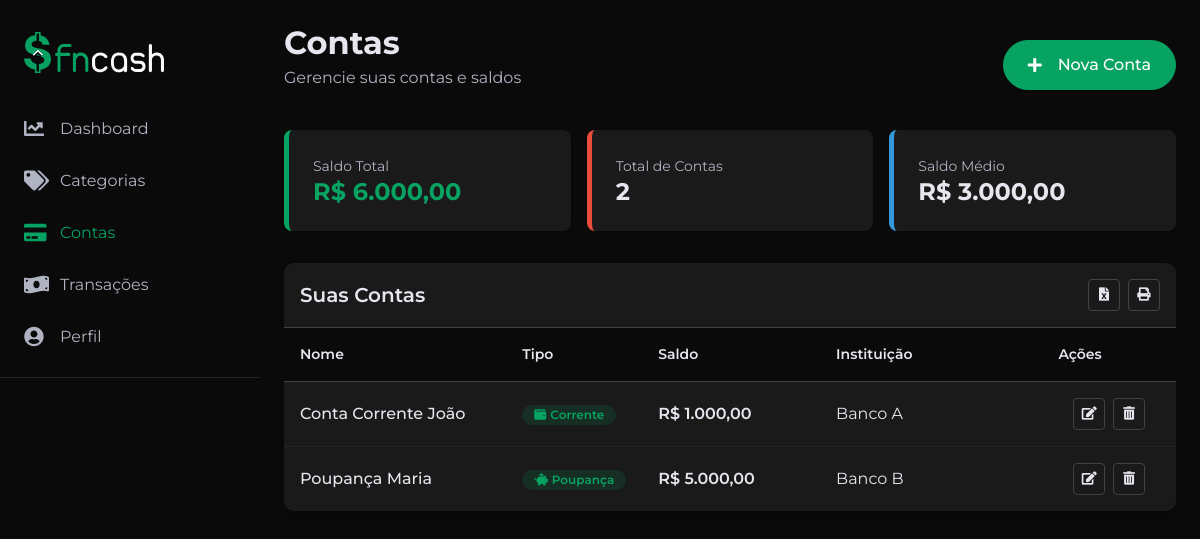
The app's page /pages/contas.php (signed in), older data.
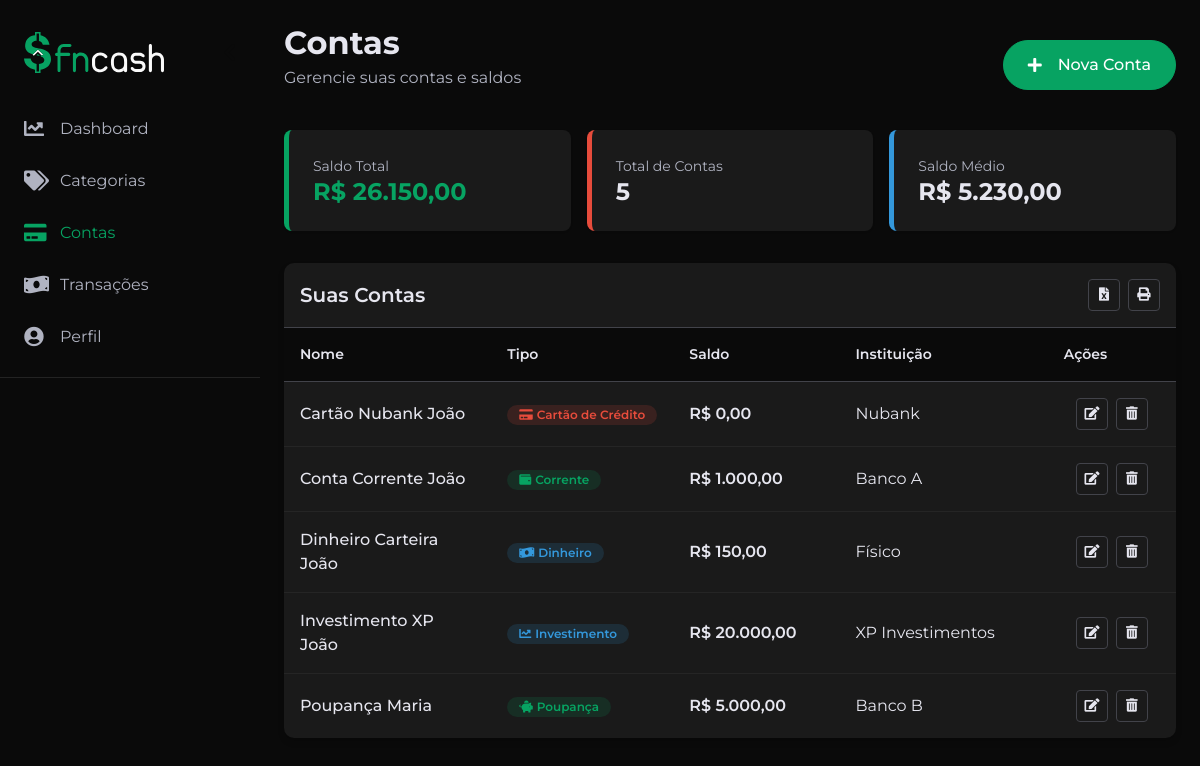
The same page, newer data.
### tables this page shows
CREATE TABLE CONTA (
    ID_Conta INT AUTO_INCREMENT PRIMARY KEY,
    Nome VARCHAR(100) NOT NULL,
    Tipo ENUM('Corrente', 'Poupança', 'Cartão de Crédito', 'Investimento', 'Dinheiro', 'Outros') NOT NULL,
    Saldo DECIMAL(15 , 2 ) NOT NULL DEFAULT 0.00,
    Instituicao VARCHAR(100) NOT NULL,
    DataCriacao DATE NOT NULL,
    ID_Usuario INT NOT NULL,
    CONSTRAINT FK_Conta_Usuario FOREIGN KEY (ID_Usuario)
        REFERENCES USUARIO (ID_Usuario)
        ON DELETE CASCADE
);

### pages/contas/funcoes.php (called while the page is built, shortened)
<?php
require_once dirname(__FILE__, 3) . "/conexao.php";
function obterContas() {
    global $conn;
    $idUsuario = $_SESSION['id_usuario'];
    $sql = "SELECT * FROM CONTA WHERE ID_Usuario = ? ORDER BY Nome ASC";
    $stmt = $conn->prepare($sql);
    $stmt->bind_param("i", $idUsuario);
    $stmt->execute();
    $result = $stmt->get_result();
    $contas = array();
    if ($result && $result->num_rows > 0) {
        while ($row = $result->fetch_assoc()) {
            $contas[] = $row;
        }
    }
    return $contas;
}
function obterIconeTipoConta($tipo) {
    switch ($tipo) {
        case 'Corrente':
            return 'fa-wallet';
        case 'Poupança':
            return 'fa-piggy-bank';
        case 'Cartão de Crédito':
            return 'fa-credit-card';
        case 'Investimento':
            return 'fa-chart-line';
        case 'Dinheiro':
            return 'fa-money-bill-wave';
    }
}

### pages/contas.php (the view, shortened to what the changed rows need)
<?php
require_once 'header.php';
require_once 'sidebar.php';
require_once 'contas/funcoes.php';
?>
<div class="content">
    <div class="mb-6">
        <div class="flex items-center justify-between mb-4">
            <div>
                <h2 class="text-2xl font-bold mb-1">Contas</h2>
            </div>
        </div>
        <div class="d-flex justify-between gap-4 mt-5">
            <?php
            $totalSaldo = 0;
            $contas = obterContas();
            foreach ($contas as $conta) {
                $totalSaldo += $conta['Saldo'];
            }
            ?>
            <div class="summary-card income fade-in animation-delay-100 w-full">
                <div class="d-flex justify-between items-center">
                    <h3 class="summary-value income">R$ <?php echo number_format($totalSaldo, 2, ',', '.'); ?></h3>
                </div>
            </div>
            <div class="summary-card expense fade-in animation-delay-200 w-full">
                <div class="d-flex justify-between items-center">
                    <h3 class="summary-value"><?php echo count($contas); ?></h3>
                </div>
            </div>
            <div class="summary-card balance fade-in animation-delay-300 w-full">
                <div class="d-flex justify-between items-center">
                    <h3 class="summary-value">R$
                        <?php echo count($contas) > 0 ? number_format($totalSaldo / count($contas), 2, ',', '.') : '0,00'; ?>
                    </h3>
                </div>
            </div>
        </div>
    </div>
    <div class="transaction-table-container fade-in-up">
        <table class="transaction-table">
            <thead>
                <tr>
                    <th width="25%">Nome</th>
                    <th width="15%">Tipo</th>
                    <th width="20%">Saldo</th>
                    <th width="25%">Instituição</th>
                    <th width="15%" class="text-center">Ações</th>
                </tr>
            </thead>
            <tbody id="tabelaContas">
                <?php
                if (empty($contas)) {
                    echo '<tr><td colspan="5">';
                    echo '<div class="empty-state my-5">';
                    echo '<i class="fas fa-wallet empty-state__icon"></i>';
                    echo '<h3 class="empty-state__title">Nenhuma conta encontrada</h3>';
                    echo '<p class="empty-state__description">Comece a registrar suas contas financeiras para visualizá-las aqui.</p>';
                    echo '<button class="btn btn-primary btn-icon" data-modal-open="#contaModal">';
                    echo '<i class="fas fa-plus me-2"></i> Criar Primeira Conta';
                    echo '</button>';
                    echo '</div>';
                    echo '</td></tr>';
                } else {
                    $delay = 100;
                    foreach ($contas as $conta) {
                        $tipoBadgeClass = 'badge-info';
                        if ($conta['Tipo'] === 'Corrente') {
                            $tipoBadgeClass = 'badge-primary';
                        } elseif ($conta['Tipo'] === 'Poupança') {
                            $tipoBadgeClass = 'badge-income';
                        } elseif ($conta['Tipo'] === 'Cartão de Crédito') {
                            $tipoBadgeClass = 'badge-expense';
                        }
                        $icone = obterIconeTipoConta($conta['Tipo']);
                        echo "<tr class='fade-in-up' style='animation-delay: {$delay}ms'>";
                        echo "<td class='font-medium'>" . htmlspecialchars($conta['Nome']) . "</td>";
                        echo "<td><span class='badge {$tipoBadgeClass}'>" .
                            "<i class='fas {$icone} me-1'></i>" .
                            htmlspecialchars($conta['Tipo']) . "</span></td>";
                        echo "<td class='font-semibold'>" .
                            "R$ " . number_format($conta['Saldo'], 2, ',', '.') .
                            "</td>";
                        echo "<td>" . htmlspecialchars($conta['Instituicao']) . "</td>";
                        echo "<td>";
                        echo "<div class='flex justify-center gap-2'>";
                        echo "<button class='btn-action edit' title='Editar' data-modal-open='#editarContaModal'
                            data-id='" . $conta['ID_Conta'] . "'
                            data-nome='" . htmlspecialchars($conta['Nome']) . "'
                            data-tipo='" . $conta['Tipo'] . "'
                            data-saldo='" . $conta['Saldo'] . "'
                            data-instituicao='" . htmlspecialchars($conta['Instituicao']) . "'>
                            <i class='fas fa-edit'></i>
                            </button>";
                        echo "<button class='btn-action delete' title='Excluir' data-modal-open='#excluirContaModal'
                            data-id='" . $conta['ID_Conta'] . "'
                            data-nome='" . htmlspecialchars($conta['Nome']) . "'>
                            <i class='fas fa-trash-alt'></i>
                            </button>";
                        echo "</div>";
                        echo "</td>";
                        echo "</tr>";
                        $delay += 50;
                    }
                }
                ?>
            </tbody>
        </table>
    </div>
</div>
<?php require_once 'footer.php'; ?>

Row changes from the older to the newer data that the page shows:
added conta: Nome "Cartão Nubank João", Tipo "Cartão de Crédito", Saldo "0,00", Instituicao "Nubank"
added conta: Nome "Dinheiro Carteira João", Tipo "Dinheiro", Saldo "150,00", Instituicao "Físico"
added conta: Nome "Investimento XP João", Tipo "Investimento", Saldo "20.000,00", Instituicao "XP Investimentos"
Text that changed along with them:
$totalSaldo: "6.000,00" → "26.150,00"
count($contas): "2" → "5"
$totalSaldo / count($contas): "3.000,00" → "5.230,00"
